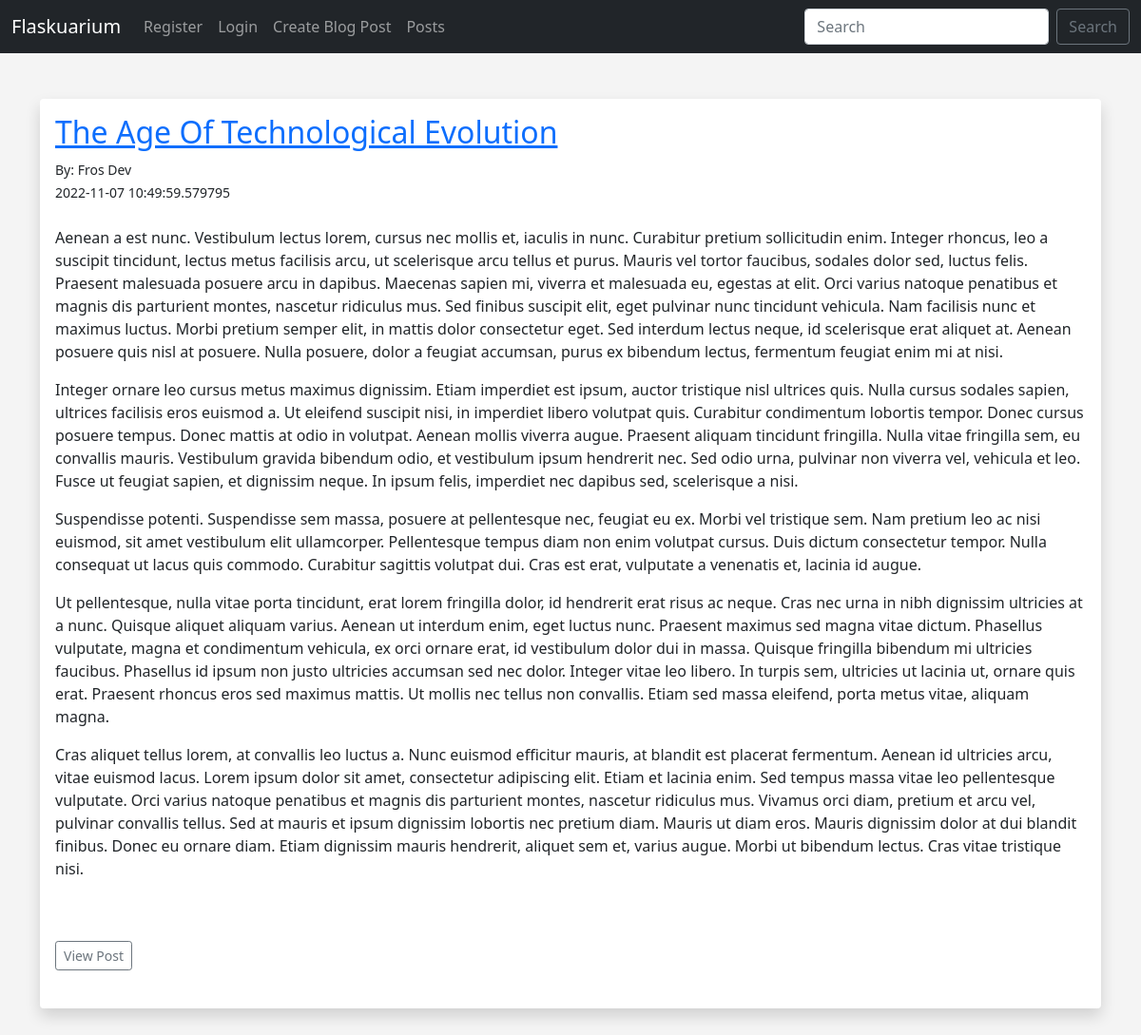
The page / on the database its author committed.
### models.py (models this page shows, shortened)
class Posts(db.Model):
    __tablename__ = 'posts'
    id = db.Column(db.Integer, primary_key=True)
    title = db.Column(db.String(255))
    content = db.Column(db.Text)
    date_posted = db.Column(db.DateTime, default=datetime.utcnow)
    slug = db.Column(db.String(255))
    author_id = db.Column(db.Integer, db.ForeignKey('users.id'))

class Users(db.Model, UserMixin):
    __tablename__ = 'users'
    id = db.Column(db.Integer, primary_key=True)
    username = db.Column(db.String(20), nullable=False, unique=True)
    name = db.Column(db.String(200), nullable=False)
    email = db.Column(db.String(120), nullable=False, unique=True)
    bio = db.Column(db.Text(), nullable=True)
    date_added = db.Column(db.DateTime, default=datetime.utcnow)
    profile_pic = db.Column(db.String(), nullable=True)
    password_hash = db.Column(db.String(128))
    posts = db.relationship('Posts', backref='author')
    @property
    def password(self):
        raise AttributeError('password is not a readable attribute!')

### app.py (the view)
@app.route('/')
def index():
	posts = Posts.query.order_by(Posts.date_posted)
	return render_template("index.html", posts=posts)

### forms.py
class SearchForm(FlaskForm):
	searched = StringField("Searched", validators=[DataRequired()])
	submit = SubmitField("Submit")

### app.py (called while the page is built)
@app.context_processor
def base():
	form = SearchForm()
	return dict(form=form)

### templates/index.html (shortened to what this page needs)
{% extends 'base.html' %} {% block content %}
<br />
{% for post in posts %}
<div class="shadow p-3 mb-5 bg-body rounded">
	<h2><a href="{{ url_for('post', id=post.id)}}">{{ post.title }}</a></h2>
	<small
		>By: {{ post.author.name }}<br />
		{{ post.date_posted }}</small
	>
	<br /><br />
	{{ post.content|safe }}
	<br /><br />
	<a
		href="{{ url_for('post', id=post.id)}}"
		class="btn btn-outline-secondary btn-sm"
		>View Post</a
	>
	<br /><br />
</div>
<br />
{% endfor %} {% endblock %}

### static/css/index.css (style rules this page uses)
body { background: #f4f4f4; }

### rows shown on the page
Posts: title "The Age Of Technological Evolution", author.name "Fros Dev", date_posted "2022-11-07 10:49:59.579795", content "Aenean a est nunc. Vestibulum lectus lorem, cursus nec mollis et, iaculis in nunc. Curabitur pretium sollicitudin enim. Integer rhoncus, leo a suscipit tincidunt, lectus metus facilisis arcu, ut scelerisque arcu tellus et purus. Mauris vel tortor faucibus, sodales dolor sed, luctus felis. Praesent malesuada posuere arcu in dapibus. Maecenas sapien mi, viverra et malesuada eu, egestas at elit. Orci varius natoque penatibus et magnis dis parturient montes, nascetur ridiculus mus. Sed finibus suscipit elit, eget pulvinar nunc tincidunt vehicula. Nam facilisis nunc et maximus luctus. Morbi pretium semper elit, in mattis dolor consectetur eget. Sed interdum lectus neque, id scelerisque erat…"
